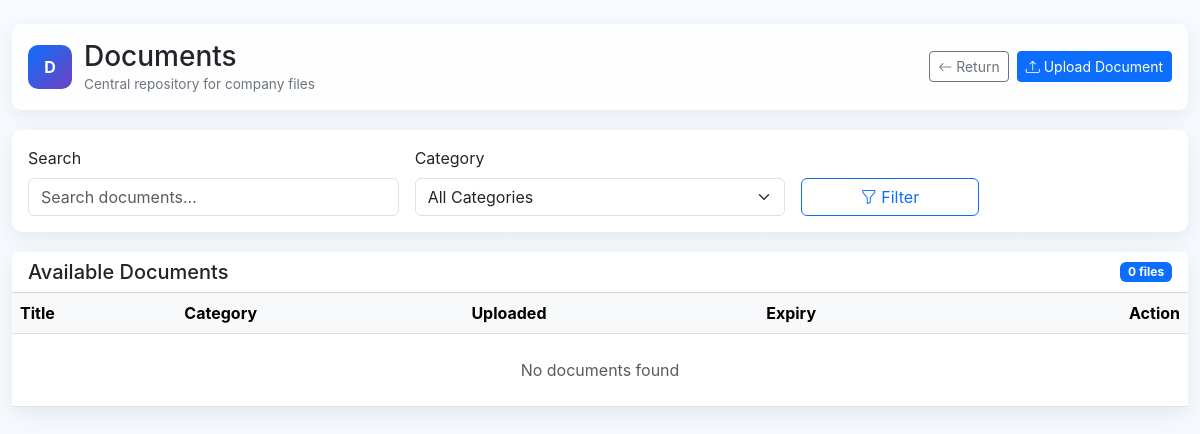
Before: /documents/ with the older database file.
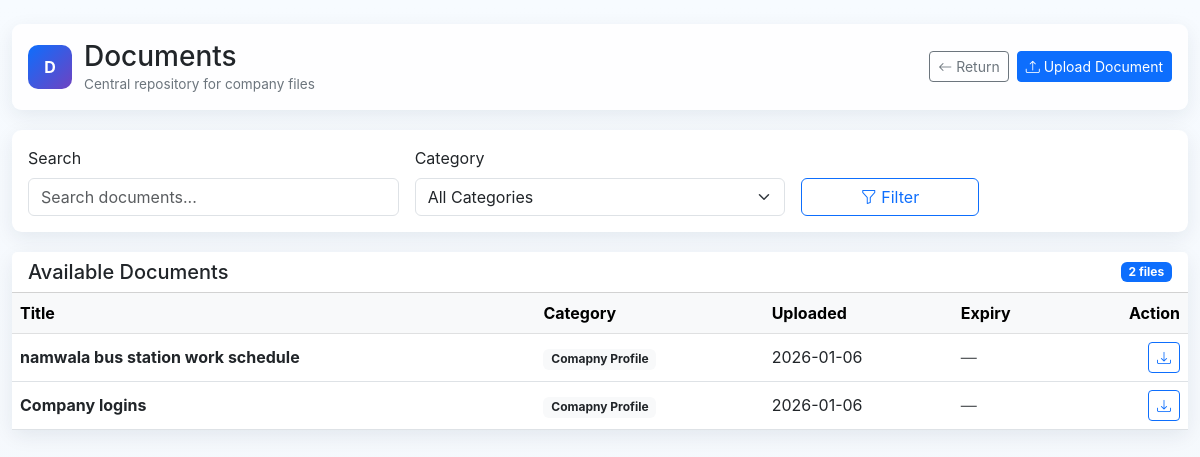
After: the same page with the newer database file.
### documents/models.py (models this page shows, shortened)
class Document(models.Model):
    title = models.CharField(max_length=255)
    file = models.FileField(upload_to=document_upload_path)
    category = models.ForeignKey(Category, on_delete=models.PROTECT)
    description = models.TextField(blank=True)
    uploaded_by = models.ForeignKey(
        User,
        on_delete=models.SET_NULL,
        null=True,
        blank=True,
        related_name='uploaded_documents'
    )
    uploaded_at = models.DateTimeField(auto_now_add=True)
    expiry_date = models.DateField(null=True, blank=True)
    is_active = models.BooleanField(default=True)
    class Meta:
        ordering = ['-uploaded_at']

class Category(models.Model):
    name = models.CharField(max_length=100, unique=True)
    slug = models.SlugField(max_length=120, unique=True, blank=True)
    description = models.TextField(blank=True)

### documents/views.py (the view)
# urls.py: path('', views.document_list, name='document_list'),
def document_list(request):
    documents = Document.objects.filter(is_active=True)
    categories = Category.objects.all()
    q = request.GET.get('q')
    category_id = request.GET.get('category')
    if q:
        documents = documents.filter(
            Q(title__icontains=q) |
            Q(description__icontains=q)
        )
    if category_id:
        documents = documents.filter(category_id=category_id)
    return render(request, 'documents/list.html', {
        'documents': documents,
        'categories': categories,
    })

### documents/templates/documents/list.html (shortened to what the changed rows need)
{% load static %}
<!DOCTYPE html>
<html lang="en">
<head>
    <link href="https://cdn.jsdelivr.net/npm/bootstrap@5.3.0/dist/css/bootstrap.min.css" rel="stylesheet">
    <link href="https://cdn.jsdelivr.net/npm/bootstrap-icons@1.10.5/font/bootstrap-icons.css" rel="stylesheet">
</head>
<body>
<div class="container-fluid py-4">
    <div class="topbar">
        <div class="brand">
            <div>
                <h1 class="h3 mb-0">Documents</h1>
            </div>
        </div>
    </div>
    <div class="card">
        <div class="card-header d-flex justify-content-between align-items-center bg-white">
            <h5 class="mb-0">Available Documents</h5>
            <span class="badge bg-primary">{{ documents|length }} files</span>
        </div>
        <div class="table-responsive">
            <table class="table table-hover align-middle mb-0">
                <thead class="table-light">
                    <tr>
                        <th>Title</th>
                        <th>Category</th>
                        <th>Uploaded</th>
                        <th>Expiry</th>
                        <th class="text-end">Action</th>
                    </tr>
                </thead>
                <tbody>
                {% for doc in documents %}
                    <tr>
                        <td>
                            <strong>{{ doc.title }}</strong>
                        </td>
                        <td>
                            <span class="badge bg-light text-dark">
                                {{ doc.category.name }}
                            </span>
                        </td>
                        <td>{{ doc.uploaded_at|date:"Y-m-d" }}</td>
                        <td>
                            {% if doc.expiry_date %}
                                {{ doc.expiry_date }}
                            {% else %}
                                <span class="text-muted">—</span>
                            {% endif %}
                        </td>
                        <td class="text-end">
                            <a href="{% url 'documents:download_document' doc.id %}"
                               class="btn btn-sm btn-outline-primary"
                               title="Download">
                                <i class="bi bi-download"></i>
                            </a>
                        </td>
                    </tr>
                {% empty %}
                    <tr>
                        <td colspan="5" class="text-center text-muted py-4">
                            No documents found
                        </td>
                    </tr>
                {% endfor %}
                </tbody>
            </table>
        </div>
    </div>
</div>
</body>
</html>

Changed rows visible on the page:
added Document: title "namwala bus station work schedule", category.name "Comapny Profile", uploaded_at "2026-01-06"
added Document: title "Company logins", category.name "Comapny Profile", uploaded_at "2026-01-06"
Other visible differences:
{{ documents|length }}: "0" → "2"
text no longer shown: "No documents found"
